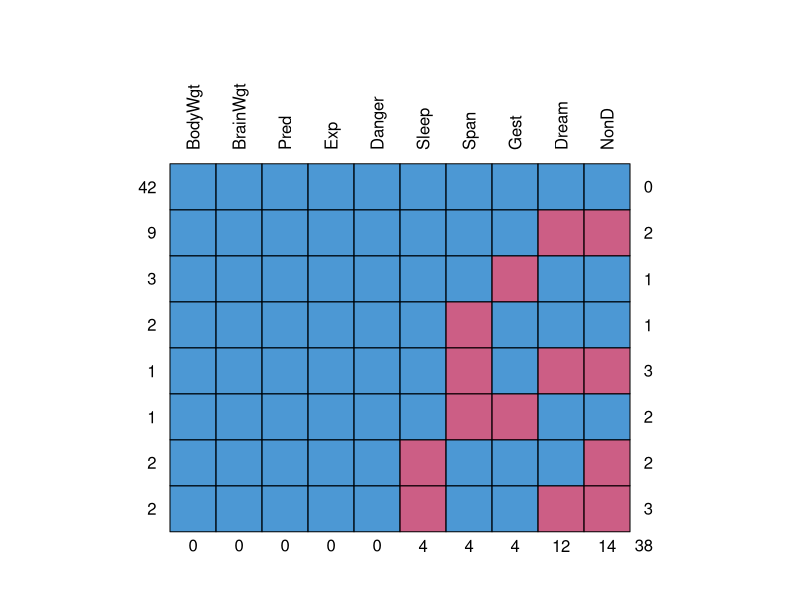
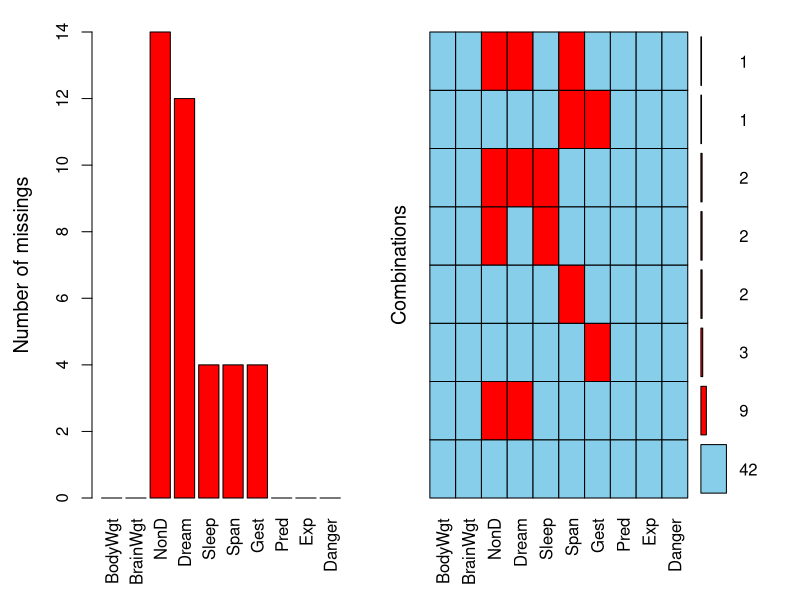
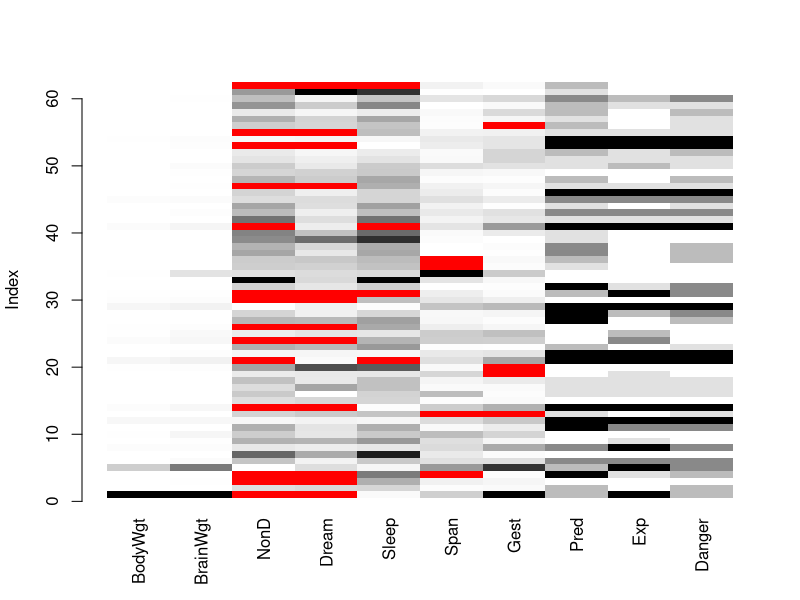
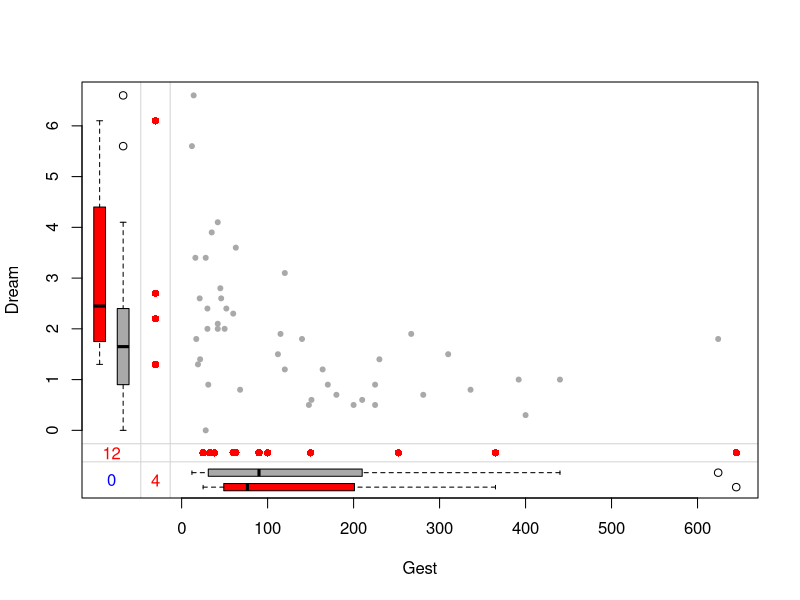
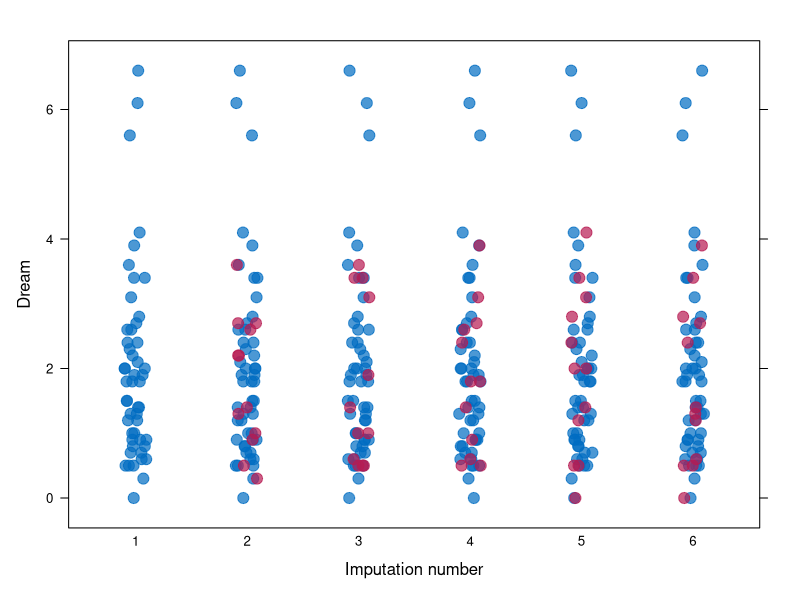
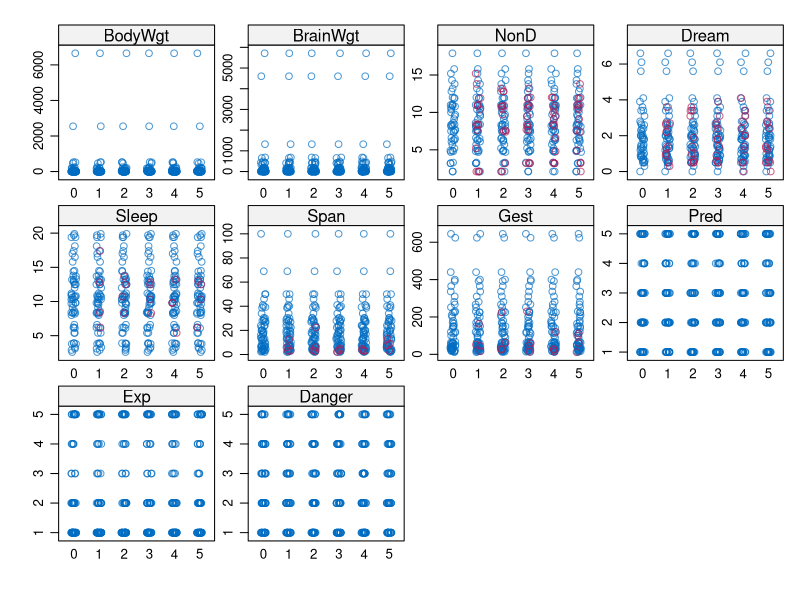

These charts were generated, in order, by the following R code: (Note: this script raises an error after producing the figures.)
## ---- chunk 1
require(ggplot2)
require(grid)
require(VIM)
require(mice)

## ---- chunk 2
data(sleep, package="VIM")
str(sleep)
## ---- chunk 3
complete.cases(sleep)
head(sleep[complete.cases(sleep),])
## ---- chunk 4
head(sleep[!complete.cases(sleep),])
## ---- chunk 5
sum(is.na(sleep$Dream))
## ---- chunk 6
mean(is.na(sleep$Dream))
## ---- chunk 7
mean(!complete.cases(sleep))
## ---- chunk 8
md.pattern(sleep, rotate.names = TRUE)
## ---- chunk 9
aggr(sleep, prop=FALSE, numbers=TRUE)
## ---- chunk 10
matrixplot(sleep)
## ---- chunk 11
marginplot(sleep[,c('Gest','Dream')], pch=c(20), col=c('darkgray','red','blue'))
## ---- chunk 12
sm <- as.data.frame(abs(is.na(sleep)))
head(sleep)
head(sm)
## ---- chunk 13
# Extract varabibles that have any missingness
y <- sm[which(sapply(sm, sd) > 0)] 
cor(y)
## ---- chunk 14
cor(sleep, y, use='pairwise.complete.obs')
## ---- chunk 15
imp <- mice(sleep, printFlag=FALSE, seed=1234)
imp
## ---- chunk 16
stripplot(imp, Dream~.imp, pch=20, cex=2)
## ---- chunk 17
stripplot(imp)
## ---- chunk 18
dataset5 <- complete(imp, 5)
head(dataset5)
## ---- chunk 19
fit <- with(imp, lm(Dream ~ Span + Gest))
pooled <- pool(fit) 
summary(pooled)
## ---- chunk 20
data(lalonde, package='Matching')
Tr <- lalonde$treat
X <- lalonde[,c('age','educ','black','hisp','married','nodegr','re74','re75')]
lalonde.glm <- glm(treat ~ ., family=binomial, data=cbind(treat=Tr, X))
summary(lalonde.glm)
## ---- chunk 21
lalonde.mar <- X
lalonde.nmar <- X
missing.rate <- .2                  # What percent of rows will have missing data
missing.cols <- c('nodegr', 're75') # The columns we will add missing values to
missing.ratio <- 1.5                # Ratio of missingness for treatment-to-control
## ---- chunk 22
treat.rows <- which(lalonde$treat == 1)
control.rows <- which(lalonde$treat == 0)
## ---- chunk 23
for(i in missing.cols) {
	lalonde.mar[sample(nrow(lalonde), nrow(lalonde) * missing.rate), i] <- NA
	lalonde.nmar[sample(treat.rows, length(treat.rows) * missing.rate * missing.ratio), i] <- NA
	lalonde.nmar[sample(control.rows, length(control.rows) * missing.rate), i] <- NA
}
## ---- chunk 24
prop.table(table(is.na(lalonde.mar[,missing.cols[1]]), Tr, useNA='ifany'), 2)
## ---- chunk 25
prop.table(table(is.na(lalonde.nmar[,missing.cols[1]]), Tr, useNA='ifany'), 2)
## ---- chunk 26
shadow.matrix.mar <- as.data.frame(is.na(lalonde.mar[,missing.cols,drop=FALSE]))
shadow.matrix.nmar <- as.data.frame(is.na(lalonde.nmar[,missing.cols,drop=FALSE]))
## ---- chunk 27
names(shadow.matrix.mar) <- names(shadow.matrix.nmar) <- paste0(names(shadow.matrix.mar), '_miss')
## ---- chunk 28
mice.mar <- mice(lalonde.mar, m=1, printFlag=FALSE, seed = 2112)
mice.nmar <- mice(lalonde.nmar, m=1, printFlag=FALSE, seed = 2112)
## ---- chunk 29
complete.mar <- complete(mice.mar)
complete.nmar <- complete(mice.nmar)
## ---- chunk 30
lalonde.mar.glm <- glm(treat~., data=cbind(treat=Tr, complete.mar, shadow.matrix.mar))
summary(lalonde.mar.glm)
## ---- chunk 31
lalonde.nmar.glm <- glm(treat~., data=cbind(treat=Tr, complete.nmar, shadow.matrix.nmar))
summary(lalonde.nmar.glm)
## ---- chunk 32
missing.cols <- c('nodegr')
results <- data.frame(ratio=seq(1, 2, by=.05), stringsAsFactors=FALSE)
for(i in missing.cols) { results[,i] <- NA }
for(j in 1:nrow(results)) {
	missing.ratio <- results[j,]$ratio
	lalonde.mar <- X
	lalonde.nmar <- X
	
	# Vectors indiciating which rows are treatment and control.
	treat.rows <- which(lalonde$treat == 1)
	control.rows <- which(lalonde$treat == 0)
	
	# Add missingness to the existing data. For the not missing at random data 
	# treatment units will have twice as many missing values as the control group.
	for(i in missing.cols) {
		lalonde.mar[sample(nrow(lalonde), nrow(lalonde) * missing.rate), i] <- NA
		lalonde.nmar[sample(treat.rows, length(treat.rows) * missing.rate * missing.ratio), i] <- NA
		lalonde.nmar[sample(control.rows, length(control.rows) * missing.rate), i] <- NA
	}
	
	# Create a shadow matrix. This is a logical vector where each cell is TRUE if the
	# value is missing in the original data frame.
	shadow.matrix.mar <- as.data.frame(is.na(lalonde.mar))
	shadow.matrix.nmar <- as.data.frame(is.na(lalonde.nmar))
	
	# Change the column names to include "_miss" in their name.
	names(shadow.matrix.mar) <- names(shadow.matrix.nmar) <- paste0(names(shadow.matrix.mar), '_miss')
	
	# Impute the missing values using the mice package
	mice.mar <- mice(lalonde.mar, m=1, printFlag=FALSE)
	mice.nmar <- mice(lalonde.nmar, m=1, printFlag=FALSE)
	
	# Get the imputed data set.
	complete.mar <- complete(mice.mar)
	complete.nmar <- complete(mice.nmar)
	
	# Estimate the propensity scores using logistic regression.
	lalonde.mar.glm <- glm(treat~., data=cbind(treat=Tr, complete.mar, shadow.matrix.mar))
	lalonde.nmar.glm <- glm(treat~., data=cbind(treat=Tr, complete.nmar, shadow.matrix.nmar))
	
	# We see that the two indicator columns from the shadow matrix are statistically
	# significant predictors suggesting that the data is not missing at random.
	sum.mar <- summary(lalonde.mar.glm)
	sum.nmar <- summary(lalonde.nmar.glm)
	for(i in missing.cols) {
		results[j,i] <- sum.nmar$coefficients[paste0(i, '_missTRUE'),4]
	}
}

tmp <- melt(results, id='ratio', value.name='p.value')

ggplot(tmp, aes(x=ratio, y=p.value, group=variable, color=variable)) + 
	geom_point(size = 1) +
	geom_path() +
	geom_hline(yintercept=0.05, color='blue') +
	geom_text(label="p = 0.05", x=1.9, y=.05, color='blue', vjust=-0.3, size=4) +
	geom_hline(yintercept=0.1, color='blue') +
	geom_text(label="p = 0.1", x=1.9, y=.1, color='blue', vjust=-0.3, size=4) +
	geom_hline(yintercept=0.5, color='blue') +
	geom_text(label="p = 0.5", x=1.9, y=.5, color='blue', vjust=-0.3, size=4) +
	scale_x_continuous(breaks=seq(1, 2, .1)) +
	xlab('Ratio of missingness (treatment-to-control)') +
	ylab('p-value')
## ---- chunk 33
missing.cols <- c('nodegr', 're75') # The columns we will add missing values to
results <- data.frame(ratio=seq(1, 2, by=.05), stringsAsFactors=FALSE)
for(i in missing.cols) { results[,i] <- NA }
for(j in 1:nrow(results)) {
	missing.ratio <- results[j,]$ratio
	lalonde.mar <- X
	lalonde.nmar <- X
	
	# Vectors indiciating which rows are treatment and control.
	treat.rows <- which(lalonde$treat == 1)
	control.rows <- which(lalonde$treat == 0)
	
	# Add missingness to the existing data. For the not missing at random data 
	# treatment units will have twice as many missing values as the control group.
	for(i in missing.cols) {
		lalonde.mar[sample(nrow(lalonde), nrow(lalonde) * missing.rate), i] <- NA
		lalonde.nmar[sample(treat.rows, length(treat.rows) * missing.rate * missing.ratio), i] <- NA
		lalonde.nmar[sample(control.rows, length(control.rows) * missing.rate), i] <- NA
	}
	
	# Create a shadow matrix. This is a logical vector where each cell is TRUE if the
	# value is missing in the original data frame.
	shadow.matrix.mar <- as.data.frame(is.na(lalonde.mar))
	shadow.matrix.nmar <- as.data.frame(is.na(lalonde.nmar))
	
	# Change the column names to include "_miss" in their name.
	names(shadow.matrix.mar) <- names(shadow.matrix.nmar) <- paste0(names(shadow.matrix.mar), '_miss')
	
	# Impute the missing values using the mice package
	mice.mar <- mice(lalonde.mar, m=1, printFlag=FALSE)
	mice.nmar <- mice(lalonde.nmar, m=1, printFlag=FALSE)
	
	# Get the imputed data set.
	complete.mar <- complete(mice.mar)
	complete.nmar <- complete(mice.nmar)
	
	# Estimate the propensity scores using logistic regression.
	lalonde.mar.glm <- glm(treat~., data=cbind(treat=Tr, complete.mar, shadow.matrix.mar))
	lalonde.nmar.glm <- glm(treat~., data=cbind(treat=Tr, complete.nmar, shadow.matrix.nmar))
	
	# We see that the two indicator columns from the shadow matrix are statistically
	# significant predictors suggesting that the data is not missing at random.
	sum.mar <- summary(lalonde.mar.glm)
	sum.nmar <- summary(lalonde.nmar.glm)
	for(i in missing.cols) {
		results[j,i] <- sum.nmar$coefficients[paste0(i, '_missTRUE'),4]
	}
}

tmp <- melt(results, id='ratio', value.name='p.value')

ggplot(tmp, aes(x=ratio, y=p.value, group=variable, color=variable)) + 
	geom_point(size = 1) +
	geom_path() +
	geom_hline(yintercept=0.05, color='blue') +
	geom_text(label="p = 0.05", x=1.9, y=.05, color='blue', vjust=-0.3, size=4) +
	geom_hline(yintercept=0.1, color='blue') +
	geom_text(label="p = 0.1", x=1.9, y=.1, color='blue', vjust=-0.3, size=4) +
	geom_hline(yintercept=0.5, color='blue') +
	geom_text(label="p = 0.5", x=1.9, y=.5, color='blue', vjust=-0.3, size=4) +
	scale_x_continuous(breaks=seq(1, 2, .1)) +
	xlab('Ratio of missingness (treatment-to-control)') +
	ylab('p-value')
